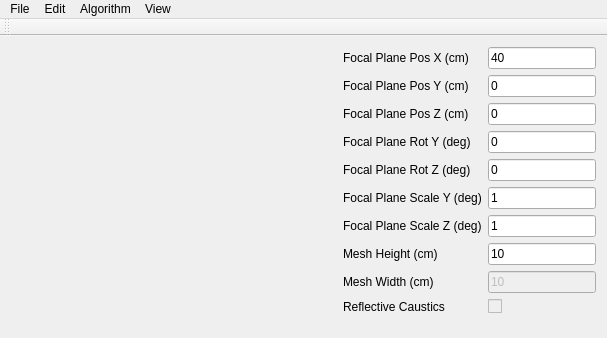
<?xml version="1.0" encoding="UTF-8"?>
<ui version="4.0">
    <class>MainWindow</class>
    <widget class="QMainWindow" name="MainWindow">
    <property name="geometry">
    <rect>
        <x>0</x>
        <y>0</y>
        <width>607</width>
        <height>338</height>
    </rect>
    </property>
    <property name="windowTitle">
    <string>MainWindow</string>
    </property>
    <widget class="QWidget" name="widget">
    <layout class="QHBoxLayout" name="horizontalLayout_3">
        <item>
        <widget class="ModelRendering" name="viewer" native="true">
        <property name="sizePolicy">
        <sizepolicy hsizetype="Preferred" vsizetype="Preferred">
            <horstretch>1</horstretch>
            <verstretch>0</verstretch>
        </sizepolicy>
        </property>
        <property name="minimumSize">
        <size>
            <width>292</width>
            <height>0</height>
        </size>
        </property>
        <layout class="QVBoxLayout" name="verticalLayout_5"/>
        </widget>
        </item>
        <item>
        <layout class="QVBoxLayout" name="verticalLayout_6">
        <item>
        <layout class="QFormLayout" name="formLayout">
            <item row="0" column="0">
            <widget class="QLabel" name="focX">
            <property name="text">
            <string>Focal Plane Pos X (cm)</string>
            </property>
            </widget>
            </item>
            <item row="0" column="1">
            <widget class="QLineEdit" name="focalLengthLineEditX">
            <property name="text">
            <string>40</string>
            </property>
            </widget>
            </item>

            <item row="1" column="0">
            <widget class="QLabel" name="focY">
            <property name="text">
            <string>Focal Plane Pos Y (cm)</string>
            </property>
            </widget>
            </item>
            <item row="1" column="1">
            <widget class="QLineEdit" name="focalLengthLineEditY">
            <property name="text">
            <string>0</string>
            </property>
            </widget>
            </item>

            <item row="2" column="0">
            <widget class="QLabel" name="focZ">
            <property name="text">
            <string>Focal Plane Pos Z (cm)</string>
            </property>
            </widget>
            </item>
            <item row="2" column="1">
            <widget class="QLineEdit" name="focalLengthLineEditZ">
            <property name="text">
            <string>0</string>
            </property>
            </widget>
            </item>

            <item row="3" column="0">
            <widget class="QLabel" name="focRY">
            <property name="text">
            <string>Focal Plane Rot Y (deg)</string>
            </property>
            </widget>
            </item>
            <item row="3" column="1">
            <widget class="QLineEdit" name="focalLengthLineEditRY">
            <property name="text">
            <string>0</string>
            </property>
            </widget>
            </item>

            <item row="4" column="0">
            <widget class="QLabel" name="focRZ">
            <property name="text">
            <string>Focal Plane Rot Z (deg)</string>
            </property>
            </widget>
            </item>
            <item row="4" column="1">
            <widget class="QLineEdit" name="focalLengthLineEditRZ">
            <property name="text">
            <string>0</string>
            </property>
            </widget>
            </item>

            <item row="5" column="0">
            <widget class="QLabel" name="focSY">
            <property name="text">
            <string>Focal Plane Scale Y (deg)</string>
            </property>
            </widget>
            </item>
            <item row="5" column="1">
            <widget class="QLineEdit" name="focalLengthLineEditSY">
            <property name="text">
            <string>1</string>
            </property>
            </widget>
            </item>

            <item row="6" column="0">
            <widget class="QLabel" name="focSZ">
            <property name="text">
            <string>Focal Plane Scale Z (deg)</string>
            </property>
            </widget>
            </item>
            <item row="6" column="1">
            <widget class="QLineEdit" name="focalLengthLineEditSZ">
            <property name="text">
            <string>1</string>
            </property>
            </widget>
            </item>

            <item row="7" column="0">
            <widget class="QLabel" name="label_2">
            <property name="text">
            <string>Mesh Height (cm)</string>
            </property>
            </widget>
            </item>
            <item row="7" column="1">
            <widget class="QLineEdit" name="meshHeightLineEdit">
            <property name="text">
            <string>10</string>
            </property>
            </widget>
            </item>

            <item row="8" column="0">
            <widget class="QLabel" name="label_3">
            <property name="text">
            <string>Mesh Width (cm)</string>
            </property>
            </widget>
            </item>
            <item row="8" column="1">
            <widget class="QLineEdit" name="meshWidthLineEdit">
            <property name="enabled">
            <bool>false</bool>
            </property>
            <property name="text">
            <string>10</string>
            </property>
            </widget>
            </item>

            <item row="9" column="0">
            <widget class="QLabel" name="label_33">
            <property name="text">
            <string>Reflective Caustics</string>
            </property>
            </widget>
            </item>
            <item row="9" column="1">
            <widget class="QCheckBox" name="meshWidthLineEditx">
            <property name="enabled">
            <bool>false</bool>
            </property>
            </widget>
            </item>

        </layout>
        </item>
        </layout>
        </item>
    </layout>
    </widget>
    <widget class="QMenuBar" name="menuBar">
    
    <property name="geometry">
        <rect>
            <x>0</x>
            <y>0</y>
            <width>607</width>
            <height>25</height>
        </rect>
    </property>
    
    <widget class="QMenu" name="menuFile">
        <property name="title">
            <string>File</string>
        </property>
        <addaction name="actionLoadModel"/>
        <addaction name="actionSaveModel"/>
        <addaction name="separator"/>
        <addaction name="actionLoadLightRayReceiverPosition"/>
        <addaction name="separator"/>
        <addaction name="actionSave_Vertices"/>
        <addaction name="separator"/>
        <addaction name="actionExit"/>
    </widget>
    
    <widget class="QMenu" name="menuEdit">
        <property name="title">
            <string>Edit</string>
        </property>
        <addaction name="actionGenerateTriangles"/>
    </widget>
    
    <widget class="QMenu" name="menuAlgorithm">
        <property name="title">
            <string>Algorithm</string>
        </property>
        <addaction name="actionRunTargetOptimization"/>
    </widget>
    
    <widget class="QMenu" name="menuView">
        <property name="title">
            <string>View</string>
        </property>
        <addaction name="actionNormals"/>
        <addaction name="actionAxis"/>
        <addaction name="actionDesired_Normals"/>
        <addaction name="actionDesired_Ray_Directions"/>
        <addaction name="actionDesired_Rays"/>
        <addaction name="actionShoot_Ray"/>
    </widget>
    
    <addaction name="menuFile"/>
    <addaction name="menuEdit"/>
    <addaction name="menuAlgorithm"/>
    <addaction name="menuView"/>
    
    </widget>
    <widget class="QToolBar" name="mainToolBar">
    
    <attribute name="toolBarArea">
        <enum>TopToolBarArea</enum>
    </attribute>

    <attribute name="toolBarBreak">
        <bool>false</bool>
    </attribute>

    </widget>
        <action name="actionSaveModel">
            <property name="text">
                <string>Save Model</string>
            </property>
            <property name="shortcut">
                <string>Ctrl+S</string>
            </property>
        </action>

        <action name="actionLoadModel">
            <property name="text">
                <string>Load Model</string>
            </property>
            <property name="shortcut">
                <string>Ctrl+L</string>
            </property>
        </action>

        <action name="actionExit">
            <property name="text">
                <string>Exit</string>
            </property>
            <property name="shortcut">
                <string>Esc</string>
            </property>
        </action>

        <action name="actionGenerateTriangles">
            <property name="text">
                <string>Generate Triangles</string>
            </property>
        </action>

        <action name="actionSave_Vertices">
            <property name="text">
                <string>Save Vertices</string>
            </property>
        </action>

        <action name="actionRunTargetOptimization">
            <property name="text">
                <string>Run Target Optimization</string>
            </property>
            <property name="shortcut">
                <string>Ctrl+R</string>
            </property>
        </action>

        <action name="actionLoadLightRayReceiverPosition">
            <property name="text">
                <string>Load Light-Ray Receiver Position</string>
            </property>
        </action>

        <action name="actionNormals">
            <property name="checkable">
                <bool>true</bool>
            </property>
            <property name="checked">
                <bool>true</bool>
            </property>
            <property name="text">
                <string>Normals</string>
            </property>
        </action>

        <action name="actionAxis">
            <property name="checkable">
                <bool>true</bool>
            </property>
            <property name="checked">
                <bool>true</bool>
            </property>
            <property name="text">
                <string>Axis</string>
            </property>
        </action>

        <action name="actionDesired_Normals">
            <property name="checkable">
                <bool>true</bool>
            </property>
            <property name="checked">
                <bool>true</bool>
            </property>
            <property name="text">
                <string>Desired Normals</string>
            </property>
            <property name="toolTip">
                <string>DesiredNormals</string>
            </property>
        </action>

        <action name="actionDesired_Ray_Directions">
            <property name="checkable">
                <bool>true</bool>
            </property>
            <property name="text">
                <string>Desired Ray Directions</string>
            </property>
        </action>

        <action name="actionDesired_Rays">
            <property name="checkable">
                <bool>true</bool>
            </property>
            <property name="text">
                <string>Desired Rays</string>
            </property>
        </action>

        <action name="actionShoot_Ray">
            <property name="checkable">
                <bool>true</bool>
            </property>
            <property name="text">
                <string>Shoot ray</string>
            </property>
        </action>
    </widget>

    <layoutdefault spacing="6" margin="11"/>
    <customwidgets>
        <customwidget>
            <class>ModelRendering</class>
            <extends>QWidget</extends>
            <header>rendering.h</header>
            <container>1</container>
        </customwidget>
    </customwidgets>
    <resources/>
    <connections/>
</ui>
